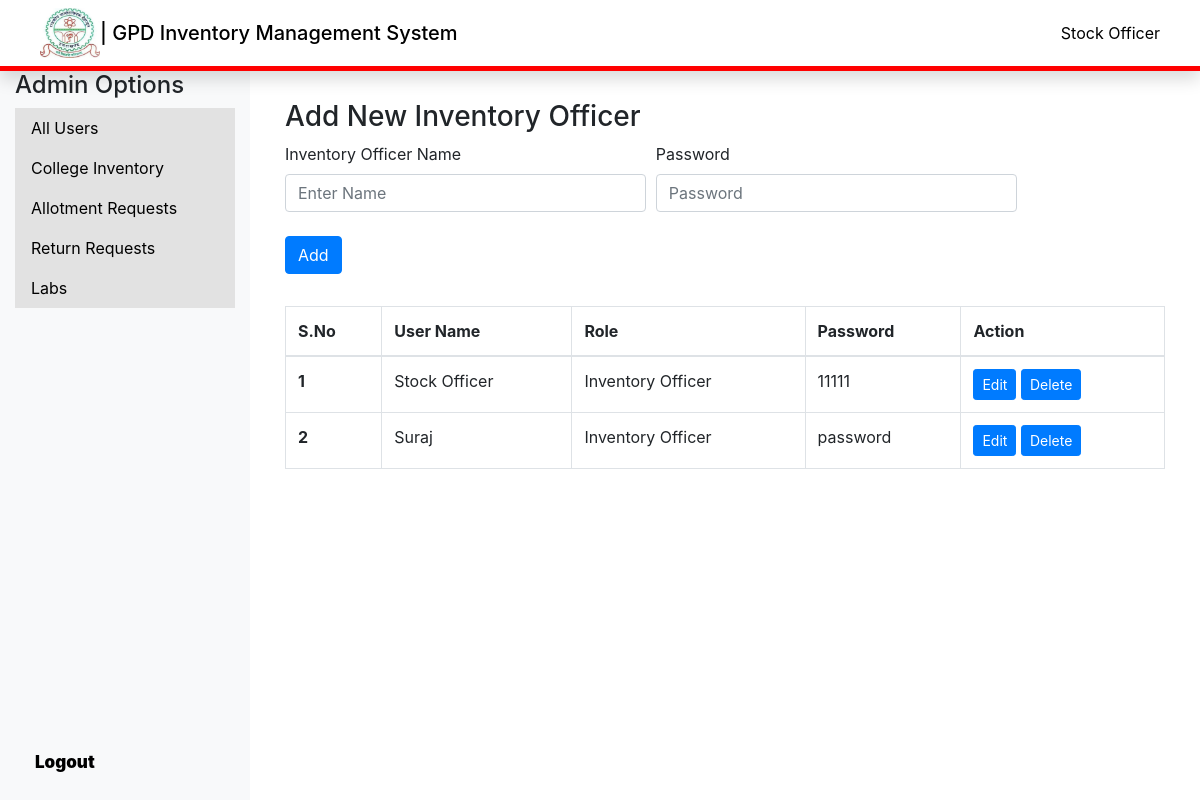
The app's page /adminpanel/inventory_officer.php (signed in) with its own data.
### tables this page shows
CREATE TABLE `user_login` (
  `sno` int(11) NOT NULL,
  `name` varchar(25) NOT NULL,
  `branch` varchar(50) NOT NULL,
  `lab` varchar(50) NOT NULL,
  `password` varchar(15) NOT NULL
);

### adminpanel/inventory_officer.php (the view, shortened to what this page needs)
<!DOCTYPE html>
<html lang="en">
<head>
    <link href="https://stackpath.bootstrapcdn.com/bootstrap/4.5.2/css/bootstrap.min.css" rel="stylesheet">
    <link rel="stylesheet" href="//cdn.datatables.net/2.2.2/css/dataTables.dataTables.min.css">
    <link rel="stylesheet" href="sidebar.css">
</head>
<body>
    <?php
    include "components/navbar.php";
    ?>
    <?php include "components/sidebar.php";
    ?>
    <div id="admin" class="right">
        <?php
        include "../_dbconnect.php";
        ?>
        <div class="container my-4">
            <h3>Add New Inventory Officer</h3>
            <form id="addForm" action="<?php $_SERVER['PHP_SELF'] ?>" method="POST">
                <div class="form-row">
                    <div class="form-group col-md-5">
                        <label for="name">Inventory Officer Name</label>
                        <input type="text" class="form-control" id="name" name="name" aria-describedby="emailHelp"
                            maxlength="20" placeholder="Enter Name" required minlength="5" maxlength="20">
                    </div>
                    <div class="form-group col-md-5">
                        <label for="password">Password</label>
                        <input type="text" class="form-control" id="password" name="password" maxlength="15"
                            placeholder="Password" required minlength="5" maxlength="15">
                    </div>
                </div>
                <button type="submit" class="btn btn-primary my-2">Add</button>
            </form>
        </div>
        <div class="container">
            <table class="table table-bordered" id="myTable">
                <thead>
                    <tr>
                        <th scope="col">S.No</th>
                        <th scope="col">User Name</th>
                        <th scope="col">Role</th>
                        <th scope="col">Password</th>
                        <th scope="col">Action</th>
                    </tr>
                </thead>
                <tbody>
                    <?php
                    $sql = "SELECT * FROM `user_login` WHERE `branch` = 'INVENTORY_OFFICER' AND `lab` = 'INVENTORY_OFFICER'";
                    $result = mysqli_query($conn, $sql);
                    $sno = 0;
                    while ($row = mysqli_fetch_assoc($result)) {
                        $sno++;
                        echo '
                        <tr>
                            <th scope="row">' . $sno . '</th>
                            <td>' . $row['name'] . '</td>
                            <td>' . 'Inventory Officer' . '</td>
                            <td>' . $row['password'] . '</td>
                            <td> <button class="edit btn btn-sm btn-primary" id="' . $row['password'] . '">Edit</button> <button class="delete btn btn-sm btn-primary" id="d' . $row['password'] . '">Delete</button>
                        </tr>';
                    }
                    ?>
                </tbody>
            </table>
        </div>
    </div>
</body>
</html>

### adminpanel/sidebar.css (style rules this page uses)
body { display: flex; flex-direction: column; margin: 0; }
.right { margin-left: 250px; position: relative; top: 56px; padding: 20px; }

### records on screen
user_login: name "Stock Officer", password "11111"
user_login: name "Suraj", password "password"

### other values on screen
$_SESSION['name'] "Stock Officer"
